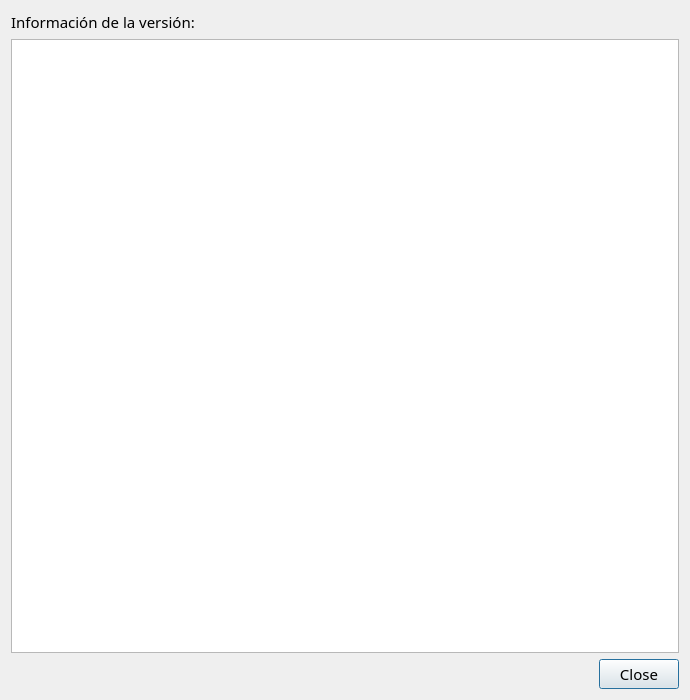
<?xml version="1.0" encoding="UTF-8"?>
<ui version="4.0">
 <class>DialogChangeLog</class>
 <widget class="QDialog" name="DialogChangeLog">
  <property name="geometry">
   <rect>
    <x>0</x>
    <y>0</y>
    <width>690</width>
    <height>700</height>
   </rect>
  </property>
  <property name="font">
   <font>
    <family>HarmonyOS Sans SC</family>
    <pointsize>11</pointsize>
   </font>
  </property>
  <property name="windowTitle">
   <string>Novedades</string>
  </property>
  <layout class="QVBoxLayout" name="verticalLayout">
   <item>
    <widget class="QLabel" name="label">
     <property name="text">
      <string>Información de la versión:</string>
     </property>
    </widget>
   </item>
   <item>
    <widget class="QTextEdit" name="textEdit">
     <property name="readOnly">
      <bool>true</bool>
     </property>
    </widget>
   </item>
   <item>
    <widget class="QDialogButtonBox" name="buttonBox">
     <property name="orientation">
      <enum>Qt::Horizontal</enum>
     </property>
     <property name="standardButtons">
      <set>QDialogButtonBox::Close</set>
     </property>
    </widget>
   </item>
  </layout>
 </widget>
 <resources/>
 <connections>
  <connection>
   <sender>buttonBox</sender>
   <signal>accepted()</signal>
   <receiver>DialogChangeLog</receiver>
   <slot>accept()</slot>
   <hints>
    <hint type="sourcelabel">
     <x>248</x>
     <y>254</y>
    </hint>
    <hint type="destinationlabel">
     <x>157</x>
     <y>274</y>
    </hint>
   </hints>
  </connection>
  <connection>
   <sender>buttonBox</sender>
   <signal>rejected()</signal>
   <receiver>DialogChangeLog</receiver>
   <slot>reject()</slot>
   <hints>
    <hint type="sourcelabel">
     <x>316</x>
     <y>260</y>
    </hint>
    <hint type="destinationlabel">
     <x>286</x>
     <y>274</y>
    </hint>
   </hints>
  </connection>
 </connections>
</ui>
